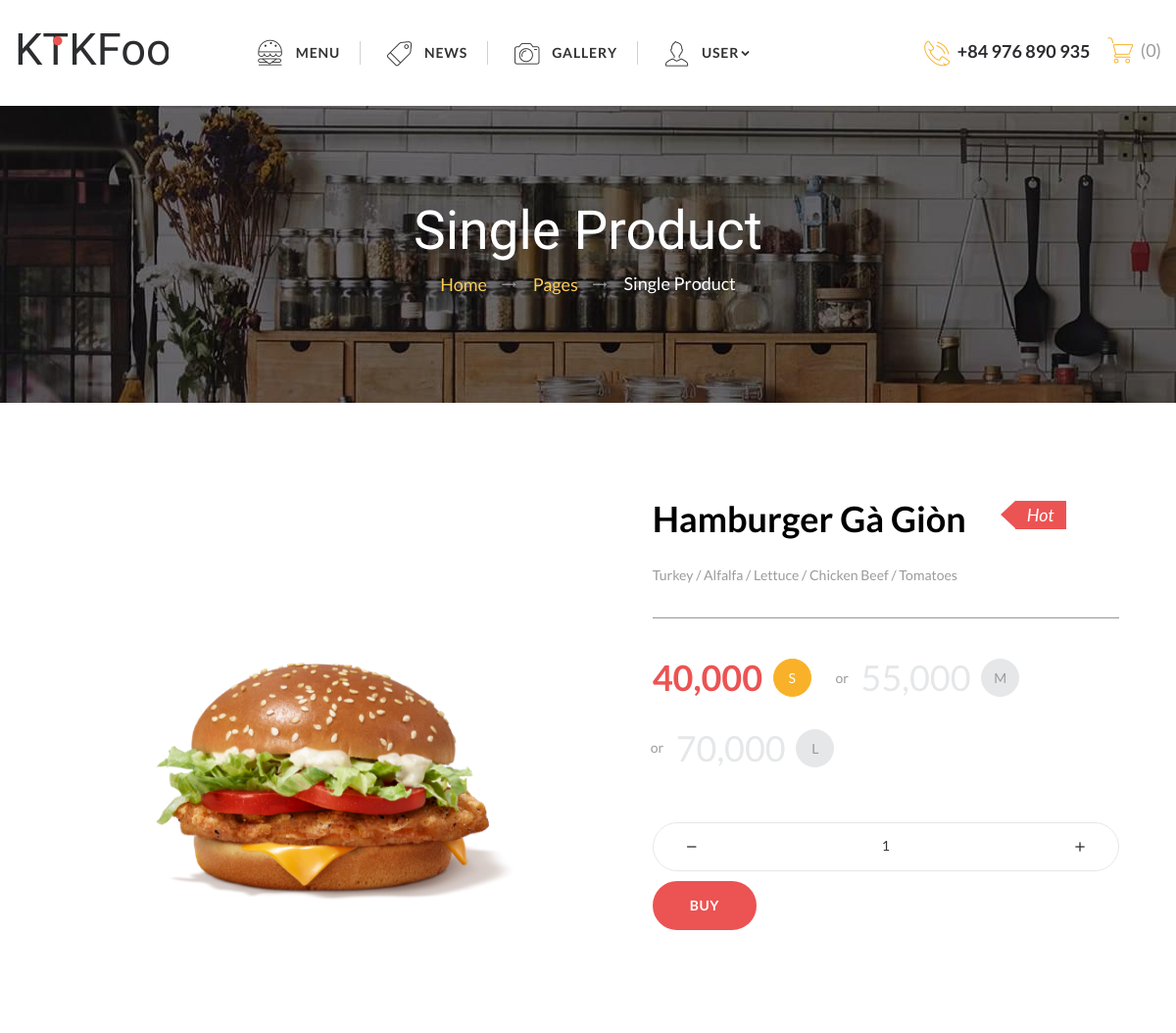
/?act=ProductDetailsInMenu&id=13 (upper part), run on an earlier commit of the app's database.
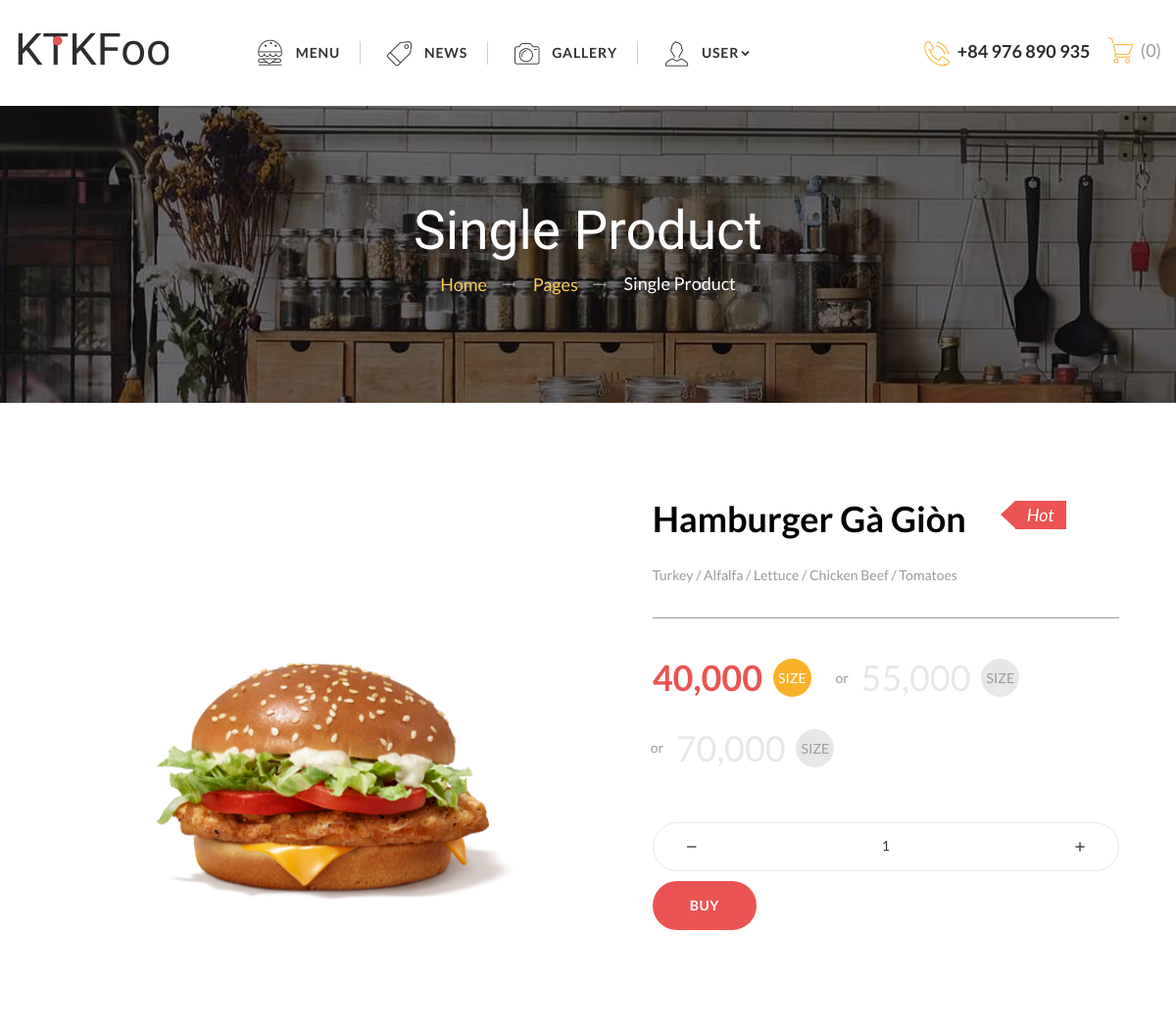
And on a later commit of the database.
### tables this page shows
CREATE TABLE `product_variation` (
  `variation_id` int NOT NULL,
  `product_id` int NOT NULL,
  `variation_name` varchar(256) NOT NULL,
  `price` int NOT NULL,
  `status` enum('available','unavailable') NOT NULL,
  `variation_quantity` int NOT NULL COMMENT 'số lượng của biến thể ấy',
  `discount_id` int DEFAULT NULL
);

### controller/client/detailProductController.php (called while the page is built, shortened)
<?php
class DetailProductController
{
    public $detailProductController;
    public function __construct()
    {
        $this->detailProductController = new detailProductModel();
    }
    public function ProductDetailsInMenu($id)
    {
        $priceVariation = $this->detailProductController->getAllPriceAndVariationName($id);
        require_once('views/client/ProductDetailsInMenu.php');
    }
}

### config/conn.php (called while the page is built, shortened)
<?php
function connectDB()
{
    $host = "mysql:host=localhost;dbname=ktk;charset=utf8";
    $user = "root";
    $pass = "";
    try {
        $conn = new PDO($host, $user, $pass);
        return $conn;
    } catch (PDOException $e) {
        echo "lỗi kết nối " . $e->getMessage();
    }
}
?>

### model/client/detailProduct.php (called while the page is built, shortened)
<?php
class detailProductModel
{
    public $detailProductModel;
    public function __construct()
    {
        $this->detailProductModel = connectDB();
    }
    public function getAllPriceAndVariationName($id)
    {
        return $this->detailProductModel->query("SELECT variation_id,price ,variation_name FROM product_variation WHERE product_variation.product_id = $id")->fetchAll();
    }
}

### views/client/ProductDetailsInMenu.php (the view, shortened to what the changed rows need)
<!DOCTYPE html>
<html class="wide wow-animation" lang="en">
<head>
    <link rel="stylesheet" href="assets/css/bootstrap.css">
    <link rel="stylesheet" href="assets/css/fonts.css">
    <link rel="stylesheet" href="assets/css/style.css">
</head>
<body>
    <div class="page text-center">
        <main class="page-content">
            <section class="section-50 section-sm-100">
                <div class="container">
                    <form action="" method="post" enctype="multipart/form-data">
                        <div class="row justify-content-xs-center">
                            <div class="col-sm-6 col-lg-5 text-sm-start offset-top-60 offset-sm-top-0">
                                <div class="offset-top-30">
                                    <div class="responsive-tabs responsive-tabs-shop responsive-tabs-horizontal">
                                        <ul class="resp-tabs-list">
                                            <?php foreach ($priceVariation as $index => $price) { ?>
                                                <li class="select-item"
                                                    data-price="<?= $price['price'] ?>"
                                                    data-variation_id="<?= $price['variation_id'] ?>"
                                                    data-variation_name="<?= $price['variation_name'] ?>"
                                                    <?php if ($index === 0) echo 'id="default-item"'; ?>>
                                                    <span class="price"><?= number_format($price['price']) ?></span>
                                                    <span class="icon icon-circle"><?= $price['variation_name'] ?></span>
                                                </li>
                                            <?php } ?>
                                        </ul>
                                    </div>
                                </div>
                            </div>
                        </div>
                    </form>
                </div>
            </section>
        </main>
    </div>
</body>
</html>

What changed in the data, as far as the page shows it:
changed product_variation (number 1 of 3 on the later page): variation_name "S" → "SIZE…"
changed product_variation (number 2 of 3 on the later page): variation_name "M" → "SIZE…"
changed product_variation (number 3 of 3 on the later page): variation_name "L" → "SIZE…"
